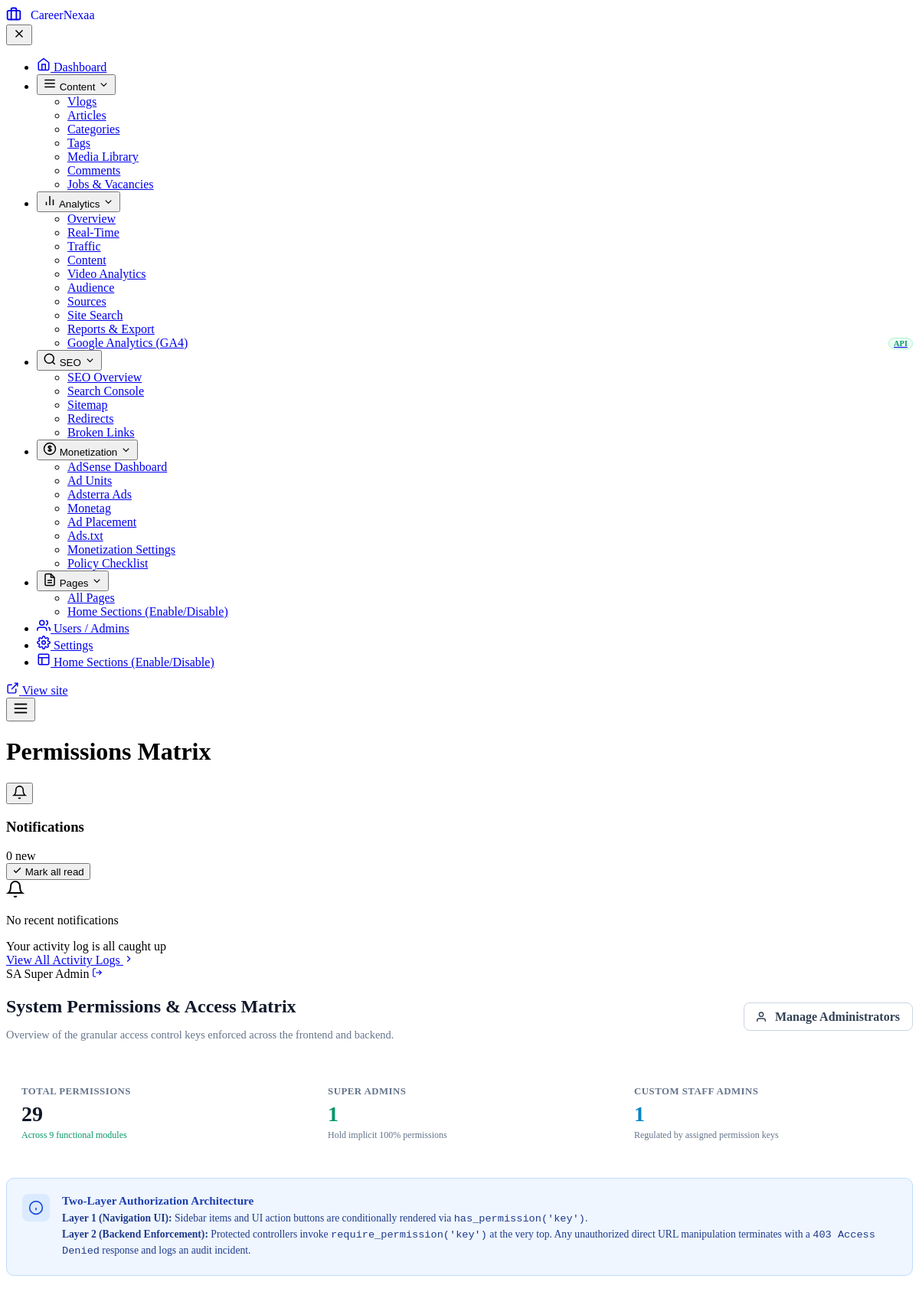
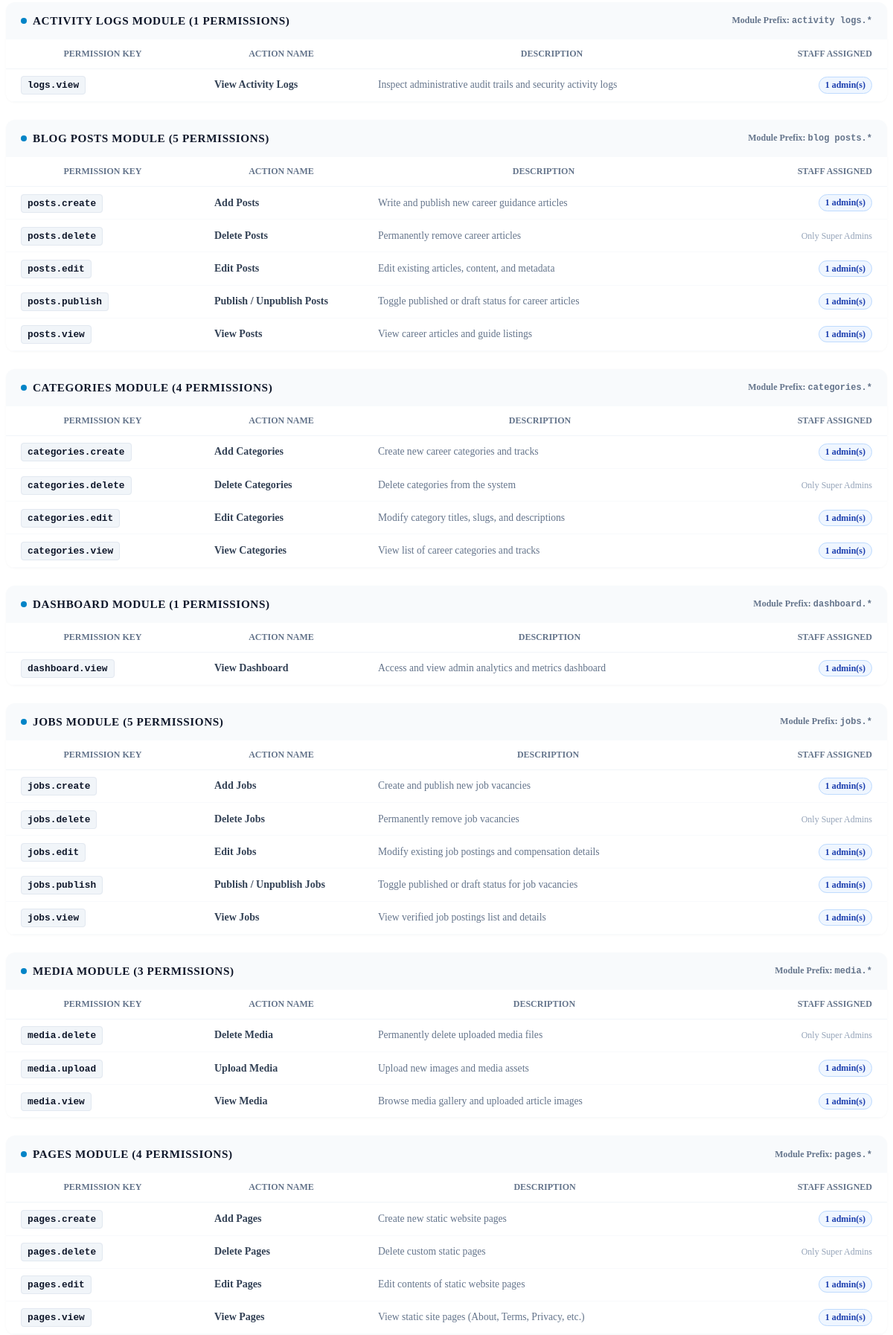
/admin/permissions/index.php (signed in, upper part), run on the app's committed database (2 pictures, top to bottom).
### tables this page shows
CREATE TABLE `permissions` (
  `id` int(11) NOT NULL AUTO_INCREMENT,
  `permission_key` varchar(60) NOT NULL,
  `permission_name` varchar(100) NOT NULL,
  `module` varchar(50) NOT NULL,
  `description` varchar(255) DEFAULT NULL,
  `created_at` timestamp NOT NULL DEFAULT current_timestamp(),
  PRIMARY KEY (`id`),
  UNIQUE KEY `permission_key` (`permission_key`)
);

### includes/auth_functions.php (called while the page is built, shortened)
<?php
function is_super_admin($adminId = null) {
    if ($adminId === null) {
        if (!empty($_SESSION['admin_role']) && $_SESSION['admin_role'] === 'superadmin') {
            return true;
        }
    }
    return false;
}

### includes/functions.php (called while the page is built, shortened)
<?php
require_once __DIR__ . '/auth_functions.php';
function h($string) {
    return htmlspecialchars((string)($string ?? ''), ENT_QUOTES, 'UTF-8');
}

### admin/permissions/index.php (the view, shortened to what this page needs)
<?php
require_once __DIR__ . '/../../includes/functions.php';
require_once __DIR__ . '/../../includes/auth_functions.php';
require_once __DIR__ . '/../includes/admin-header.php';
$db = getDBConnection();
$sql = "
    SELECT
        p.*,
        GROUP_CONCAT(a.name ORDER BY a.name SEPARATOR '|||') as admin_names,
        COUNT(ap.admin_id) as assigned_count
    FROM permissions p
    LEFT JOIN admin_permissions ap ON p.id = ap.permission_id
    LEFT JOIN admins a ON ap.admin_id = a.id
    GROUP BY p.id
    ORDER BY p.module ASC, p.permission_key ASC
";
$rawPerms = $db->query($sql)->fetchAll(PDO::FETCH_ASSOC);
$superAdminCount = (int)$db->query("SELECT COUNT(*) FROM admins WHERE role = 'superadmin' AND status = 'active'")->fetchColumn();
$standardAdminCount = (int)$db->query("SELECT COUNT(*) FROM admins WHERE role = 'admin' AND status = 'active'")->fetchColumn();
$modules = [];
foreach ($rawPerms as $p) {
    $modules[$p['module']][] = $p;
}
?>
<div class="admin-page-header" style="display:flex; justify-content:space-between; align-items:center; flex-wrap:wrap; gap:1rem; margin-bottom:1.5rem;">
    <div>
        <h2 style="font-family:var(--admin-heading); font-size:1.5rem; font-weight:800; color:#0f172a; margin-bottom:0.25rem;">
            System Permissions &amp; Access Matrix
        </h2>
        <p style="color:#64748b; font-size:0.9rem;">
            Overview of the granular access control keys enforced across the frontend and backend.
        </p>
    </div>
    <div style="display:flex; gap:0.75rem;">
        <?php if (is_super_admin() || has_permission('users.view')): ?>
        <a href="<?= ADMIN_URL ?>/admins/index.php" class="admin-btn" style="background:#ffffff; border:1px solid #cbd5e1; color:#334155; padding:0.55rem 1rem; border-radius:8px; font-weight:700; text-decoration:none; display:inline-flex; align-items:center; gap:0.5rem;">
            <svg width="16" height="16" viewBox="0 0 24 24" fill="none" stroke="currentColor" stroke-width="2"><path d="M17 21v-2a4 4 0 0 0-4-4H5a4 4 0 0 0-4 4v2"></path><circle cx="9" cy="7" r="4"></circle></svg>
            Manage Administrators
        </a>
        <?php endif; ?>
    </div>
</div>
<div style="display:grid; grid-template-columns:repeat(auto-fit, minmax(220px, 1fr)); gap:1rem; margin-bottom:1.75rem;">
    <div class="admin-card" style="background:#fff; border:1px solid var(--admin-border); border-radius:10px; padding:1.25rem;">
        <div style="font-size:0.8rem; font-weight:700; color:#64748b; text-transform:uppercase; letter-spacing:0.04em; margin-bottom:0.35rem;">Total Permissions</div>
        <div style="font-size:1.75rem; font-weight:800; color:#0f172a;"><?= count($rawPerms) ?></div>
        <div style="font-size:0.75rem; color:#059669; margin-top:0.25rem;">Across <?= count($modules) ?> functional modules</div>
    </div>
    <div class="admin-card" style="background:#fff; border:1px solid var(--admin-border); border-radius:10px; padding:1.25rem;">
        <div style="font-size:0.8rem; font-weight:700; color:#64748b; text-transform:uppercase; letter-spacing:0.04em; margin-bottom:0.35rem;">Super Admins</div>
        <div style="font-size:1.75rem; font-weight:800; color:#059669;"><?= $superAdminCount ?></div>
        <div style="font-size:0.75rem; color:#64748b; margin-top:0.25rem;">Hold implicit 100% permissions</div>
    </div>
    <div class="admin-card" style="background:#fff; border:1px solid var(--admin-border); border-radius:10px; padding:1.25rem;">
        <div style="font-size:0.8rem; font-weight:700; color:#64748b; text-transform:uppercase; letter-spacing:0.04em; margin-bottom:0.35rem;">Custom Staff Admins</div>
        <div style="font-size:1.75rem; font-weight:800; color:#0284c7;"><?= $standardAdminCount ?></div>
        <div style="font-size:0.75rem; color:#64748b; margin-top:0.25rem;">Regulated by assigned permission keys</div>
    </div>
</div>
<div style="background:#eff6ff; border:1px solid #bfdbfe; border-radius:10px; padding:1.25rem; margin-bottom:1.75rem; display:flex; gap:1rem; align-items:flex-start;">
    <div style="width:36px; height:36px; border-radius:8px; background:#dbeafe; color:#1d4ed8; display:flex; align-items:center; justify-content:center; flex-shrink:0;">
        <svg width="20" height="20" viewBox="0 0 24 24" fill="none" stroke="currentColor" stroke-width="2"><circle cx="12" cy="12" r="10"></circle><line x1="12" y1="16" x2="12" y2="12"></line><line x1="12" y1="8" x2="12.01" y2="8"></line></svg>
    </div>
    <div>
        <div style="font-weight:800; color:#1e40af; font-size:0.95rem; margin-bottom:0.25rem;">Two-Layer Authorization Architecture</div>
        <p style="font-size:0.85rem; color:#1e3a8a; margin:0; line-height:1.5;">
            <strong>Layer 1 (Navigation UI):</strong> Sidebar items and UI action buttons are conditionally rendered via <code>has_permission('key')</code>.<br>
            <strong>Layer 2 (Backend Enforcement):</strong> Protected controllers invoke <code>require_permission('key')</code> at the very top. Any unauthorized direct URL manipulation terminates with a <code>403 Access Denied</code> response and logs an audit incident.
        </p>
    </div>
</div>
<div style="display:flex; flex-direction:column; gap:1.5rem;">
    <?php foreach ($modules as $moduleName => $perms): ?>
    <div class="admin-card" style="background:#ffffff; border:1px solid var(--admin-border); border-radius:12px; overflow:hidden; box-shadow:0 1px 3px rgba(0,0,0,0.03);">
        <div style="padding:1rem 1.25rem; background:#f8fafc; border-bottom:1px solid var(--admin-border); display:flex; justify-content:space-between; align-items:center;">
            <div style="font-weight:800; color:#0f172a; font-size:0.95rem; text-transform:uppercase; letter-spacing:0.04em; display:flex; align-items:center; gap:0.5rem;">
                <span style="width:8px; height:8px; border-radius:50%; background:#0284c7; display:inline-block;"></span>
                <?= h($moduleName) ?> Module (<?= count($perms) ?> permissions)
            </div>
            <span style="font-size:0.75rem; color:#64748b; font-weight:600;">Module Prefix: <code><?= strtolower(h($moduleName)) ?>.*</code></span>
        </div>
        <div style="overflow-x:auto;">
            <table class="admin-table" style="width:100%; border-collapse:collapse; font-size:0.875rem;">
                <thead>
                    <tr style="border-bottom:1px solid #f1f5f9; color:#64748b; font-size:0.75rem; text-transform:uppercase;">
                        <th style="padding:0.75rem 1.25rem; width:220px;">Permission Key</th>
                        <th style="padding:0.75rem 1.25rem; width:180px;">Action Name</th>
                        <th style="padding:0.75rem 1.25rem;">Description</th>
                        <th style="padding:0.75rem 1.25rem; text-align:right;">Staff Assigned</th>
                    </tr>
                </thead>
                <tbody>
                    <?php foreach ($perms as $p): ?>
                    <tr style="border-bottom:1px solid #f8fafc;">
                        <td style="padding:0.85rem 1.25rem; font-family:monospace; font-weight:700; color:#0f172a;">
                            <span style="background:#f1f5f9; padding:0.25rem 0.5rem; border-radius:4px; border:1px solid #e2e8f0; font-size:0.8rem;">
                                <?= h($p['permission_key']) ?>
                            </span>
                        </td>
                        <td style="padding:0.85rem 1.25rem; font-weight:700; color:#334155;">
                            <?= h($p['permission_name']) ?>
                        </td>
                        <td style="padding:0.85rem 1.25rem; color:#64748b; font-size:0.85rem;">
                            <?= h($p['description']) ?>
                        </td>
                        <td style="padding:0.85rem 1.25rem; text-align:right;">
                            <?php if ($p['assigned_count'] > 0): ?>
                                <span style="background:#eff6ff; color:#1e40af; border:1px solid #bfdbfe; font-size:0.75rem; font-weight:700; padding:0.2rem 0.5rem; border-radius:999px;">
                                    <?= (int)$p['assigned_count'] ?> admin(s)
                                </span>
                            <?php else: ?>
                                <span style="color:#94a3b8; font-size:0.75rem;">Only Super Admins</span>
                            <?php endif; ?>
                        </td>
                    </tr>
                    <?php endforeach; ?>
                </tbody>
            </table>
        </div>
    </div>
    <?php endforeach; ?>
</div>
<?php require_once __DIR__ . '/../includes/admin-footer.php'; ?>

### data on the page
permissions: permission_key "logs.view", permission_name "View Activity Logs", description "Inspect administrative audit trails and security activity logs", assigned_count "1"
permissions: permission_key "posts.create", permission_name "Add Posts", description "Write and publish new career guidance articles", assigned_count "1"
permissions: permission_key "posts.delete", permission_name "Delete Posts", description "Permanently remove career articles", shows "Only Super Admins"
permissions: permission_key "posts.edit", permission_name "Edit Posts", description "Edit existing articles, content, and metadata", assigned_count "1"
permissions: permission_key "posts.publish", permission_name "Publish / Unpublish Posts", description "Toggle published or draft status for career articles", assigned_count "1"
permissions: permission_key "posts.view", permission_name "View Posts", description "View career articles and guide listings", assigned_count "1"
permissions: permission_key "categories.create", permission_name "Add Categories", description "Create new career categories and tracks", assigned_count "1"
permissions: permission_key "categories.delete", permission_name "Delete Categories", description "Delete categories from the system", shows "Only Super Admins"
permissions: permission_key "categories.edit", permission_name "Edit Categories", description "Modify category titles, slugs, and descriptions", assigned_count "1"
permissions: permission_key "categories.view", permission_name "View Categories", description "View list of career categories and tracks", assigned_count "1"
permissions: permission_key "dashboard.view", permission_name "View Dashboard", description "Access and view admin analytics and metrics dashboard", assigned_count "1"
permissions: permission_key "jobs.create", permission_name "Add Jobs", description "Create and publish new job vacancies", assigned_count "1"
permissions: permission_key "jobs.delete", permission_name "Delete Jobs", description "Permanently remove job vacancies", shows "Only Super Admins"
permissions: permission_key "jobs.edit", permission_name "Edit Jobs", description "Modify existing job postings and compensation details", assigned_count "1"
permissions: permission_key "jobs.publish", permission_name "Publish / Unpublish Jobs", description "Toggle published or draft status for job vacancies", assigned_count "1"
permissions: permission_key "jobs.view", permission_name "View Jobs", description "View verified job postings list and details", assigned_count "1"
permissions: permission_key "media.delete", permission_name "Delete Media", description "Permanently delete uploaded media files", shows "Only Super Admins"
permissions: permission_key "media.upload", permission_name "Upload Media", description "Upload new images and media assets", assigned_count "1"
permissions: permission_key "media.view", permission_name "View Media", description "Browse media gallery and uploaded article images", assigned_count "1"
permissions: permission_key "pages.create", permission_name "Add Pages", description "Create new static website pages", assigned_count "1"
permissions: permission_key "pages.delete", permission_name "Delete Pages", description "Delete custom static pages", shows "Only Super Admins"
permissions: permission_key "pages.edit", permission_name "Edit Pages", description "Edit contents of static website pages", assigned_count "1"
permissions: permission_key "pages.view", permission_name "View Pages", description "View static site pages (About, Terms, Privacy, etc.)", assigned_count "1"

### other printed values
$adminSiteName "CareerNexaa"
$adminPageTitle "Permissions Matrix"
$userInitials "SA"
$displayNameClean "Super Admin"
count($rawPerms) "29"
count($modules) "9"
$superAdminCount "1"
$standardAdminCount "1"
$moduleName "ACTIVITY LOGS"
count($perms) "1"
$moduleName "activity logs"
$moduleName "BLOG POSTS"
count($perms) "5"
$moduleName "blog posts"
$moduleName "CATEGORIES"
